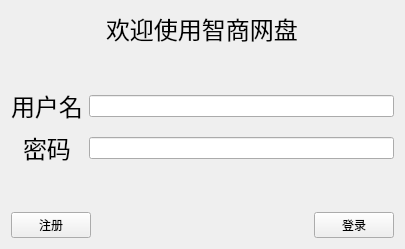
<?xml version="1.0" encoding="UTF-8"?>
<ui version="4.0">
 <class>LoginPage</class>
 <widget class="QWidget" name="LoginPage">
  <property name="geometry">
   <rect>
    <x>0</x>
    <y>0</y>
    <width>405</width>
    <height>249</height>
   </rect>
  </property>
  <property name="windowTitle">
   <string>登录页 - 智商网盘</string>
  </property>
  <layout class="QVBoxLayout" name="verticalLayout">
   <item alignment="Qt::AlignHCenter">
    <widget class="QLabel" name="TitleLabel">
     <property name="font">
      <font>
       <family>STHeiti</family>
       <pointsize>18</pointsize>
      </font>
     </property>
     <property name="text">
      <string>欢迎使用智商网盘</string>
     </property>
    </widget>
   </item>
   <item>
    <spacer name="verticalSpacer_2">
     <property name="orientation">
      <enum>Qt::Vertical</enum>
     </property>
     <property name="sizeHint" stdset="0">
      <size>
       <width>188</width>
       <height>20</height>
      </size>
     </property>
    </spacer>
   </item>
   <item>
    <layout class="QGridLayout" name="LoginRegister">
     <item row="0" column="0">
      <layout class="QGridLayout" name="login_register_lineEdit">
       <item row="0" column="0" alignment="Qt::AlignHCenter|Qt::AlignVCenter">
        <widget class="QLabel" name="UserNameLabel">
         <property name="font">
          <font>
           <family>Academy Engraved LET</family>
           <pointsize>18</pointsize>
          </font>
         </property>
         <property name="text">
          <string>用户名</string>
         </property>
        </widget>
       </item>
       <item row="1" column="1" alignment="Qt::AlignVCenter">
        <widget class="QLineEdit" name="PasswordLE">
         <property name="echoMode">
          <enum>QLineEdit::Password</enum>
         </property>
        </widget>
       </item>
       <item row="0" column="1" alignment="Qt::AlignVCenter">
        <widget class="QLineEdit" name="UserNameLE"/>
       </item>
       <item row="1" column="0" alignment="Qt::AlignHCenter|Qt::AlignVCenter">
        <widget class="QLabel" name="PasswordLabel">
         <property name="font">
          <font>
           <family>Academy Engraved LET</family>
           <pointsize>18</pointsize>
          </font>
         </property>
         <property name="text">
          <string>密码</string>
         </property>
        </widget>
       </item>
      </layout>
     </item>
     <item row="1" column="0">
      <layout class="QGridLayout" name="LoginRegisterButton">
       <item row="0" column="0">
        <spacer name="verticalSpacer">
         <property name="orientation">
          <enum>Qt::Vertical</enum>
         </property>
         <property name="sizeHint" stdset="0">
          <size>
           <width>20</width>
           <height>40</height>
          </size>
         </property>
        </spacer>
       </item>
       <item row="1" column="0">
        <layout class="QGridLayout" name="gridLayout_2">
         <item row="0" column="0">
          <widget class="QPushButton" name="RegisterPB">
           <property name="text">
            <string>注册</string>
           </property>
          </widget>
         </item>
         <item row="0" column="1">
          <spacer name="horizontalSpacer">
           <property name="orientation">
            <enum>Qt::Horizontal</enum>
           </property>
           <property name="sizeHint" stdset="0">
            <size>
             <width>40</width>
             <height>20</height>
            </size>
           </property>
          </spacer>
         </item>
         <item row="0" column="2">
          <widget class="QPushButton" name="LoginPB">
           <property name="text">
            <string>登录</string>
           </property>
          </widget>
         </item>
        </layout>
       </item>
      </layout>
     </item>
    </layout>
   </item>
  </layout>
 </widget>
 <resources/>
 <connections/>
</ui>
